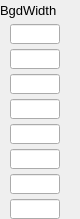
    <widget class="PyDMFrame" name="composite_4">
      <property name="geometry">
        <rect>
          <x>526</x>
          <y>60</y>
          <width>80</width>
          <height>219</height>
        </rect>
      </property>
      <widget class="QLabel" name="text_14">
        <property name="geometry">
          <rect>
            <x>0</x>
            <y>0</y>
            <width>80</width>
            <height>20</height>
          </rect>
        </property>
        <property name="text">
          <string>BgdWidth</string>
        </property>
        <property name="font" stdset="0">
          <font>
            <pointsize>10</pointsize>
          </font>
        </property>
        <property name="brush" stdset="0">
          <brush brushstyle="SolidPattern">
            <color alpha="255">
              <red>0</red>
              <green>0</green>
              <blue>0</blue>
            </color>
          </brush>
        </property>
        <property name="toolTip">
          <string>text_14</string>
        </property>
        <property name="alignment">
          <set>Qt::AlignLeading|Qt::AlignLeft|Qt::AlignVCenter</set>
        </property>
        <property name="styleSheet">
          <string notr="true">QLabel#text_14 {
  color: rgb(0, 0, 0);
  }</string>
        </property>
      </widget>
      <widget class="PyDMLineEdit" name="text_entry">
        <property name="geometry">
          <rect>
            <x>10</x>
            <y>24</y>
            <width>50</width>
            <height>20</height>
          </rect>
        </property>
        <property name="channel" stdset="0">
          <string>ca://${prefix}${ROI1}BgdWidth</string>
        </property>
        <property name="toolTip">
          <string>${prefix}${ROI1}BgdWidth</string>
        </property>
        <property name="font" stdset="0">
          <font>
            <pointsize>10</pointsize>
          </font>
        </property>
        <property name="styleSheet">
          <string notr="true">PyDMLineEdit#text_entry {
  color: rgb(0, 0, 0);
  background-color: rgb(115, 223, 255);
  border: 1px solid black;
  margin: 0px;
  padding: 0px;
  spacing: 0px;
  }</string>
        </property>
      </widget>
      <widget class="PyDMLineEdit" name="text_entry_1">
        <property name="geometry">
          <rect>
            <x>10</x>
            <y>49</y>
            <width>50</width>
            <height>20</height>
          </rect>
        </property>
        <property name="channel" stdset="0">
          <string>ca://${prefix}${ROI2}BgdWidth</string>
        </property>
        <property name="toolTip">
          <string>${prefix}${ROI2}BgdWidth</string>
        </property>
        <property name="font" stdset="0">
          <font>
            <pointsize>10</pointsize>
          </font>
        </property>
        <property name="styleSheet">
          <string notr="true">PyDMLineEdit#text_entry_1 {
  color: rgb(0, 0, 0);
  background-color: rgb(115, 223, 255);
  border: 1px solid black;
  margin: 0px;
  padding: 0px;
  spacing: 0px;
  }</string>
        </property>
      </widget>
      <widget class="PyDMLineEdit" name="text_entry_2">
        <property name="geometry">
          <rect>
            <x>10</x>
            <y>74</y>
            <width>50</width>
            <height>20</height>
          </rect>
        </property>
        <property name="channel" stdset="0">
          <string>ca://${prefix}${ROI3}BgdWidth</string>
        </property>
        <property name="toolTip">
          <string>${prefix}${ROI3}BgdWidth</string>
        </property>
        <property name="font" stdset="0">
          <font>
            <pointsize>10</pointsize>
          </font>
        </property>
        <property name="styleSheet">
          <string notr="true">PyDMLineEdit#text_entry_2 {
  color: rgb(0, 0, 0);
  background-color: rgb(115, 223, 255);
  border: 1px solid black;
  margin: 0px;
  padding: 0px;
  spacing: 0px;
  }</string>
        </property>
      </widget>
      <widget class="PyDMLineEdit" name="text_entry_3">
        <property name="geometry">
          <rect>
            <x>10</x>
            <y>99</y>
            <width>50</width>
            <height>20</height>
          </rect>
        </property>
        <property name="channel" stdset="0">
          <string>ca://${prefix}${ROI4}BgdWidth</string>
        </property>
        <property name="toolTip">
          <string>${prefix}${ROI4}BgdWidth</string>
        </property>
        <property name="font" stdset="0">
          <font>
            <pointsize>10</pointsize>
          </font>
        </property>
        <property name="styleSheet">
          <string notr="true">PyDMLineEdit#text_entry_3 {
  color: rgb(0, 0, 0);
  background-color: rgb(115, 223, 255);
  border: 1px solid black;
  margin: 0px;
  padding: 0px;
  spacing: 0px;
  }</string>
        </property>
      </widget>
      <widget class="PyDMLineEdit" name="text_entry_4">
        <property name="geometry">
          <rect>
            <x>10</x>
            <y>124</y>
            <width>50</width>
            <height>20</height>
          </rect>
        </property>
        <property name="channel" stdset="0">
          <string>ca://${prefix}${ROI5}BgdWidth</string>
        </property>
        <property name="toolTip">
          <string>${prefix}${ROI5}BgdWidth</string>
        </property>
        <property name="font" stdset="0">
          <font>
            <pointsize>10</pointsize>
          </font>
        </property>
        <property name="styleSheet">
          <string notr="true">PyDMLineEdit#text_entry_4 {
  color: rgb(0, 0, 0);
  background-color: rgb(115, 223, 255);
  border: 1px solid black;
  margin: 0px;
  padding: 0px;
  spacing: 0px;
  }</string>
        </property>
      </widget>
      <widget class="PyDMLineEdit" name="text_entry_5">
        <property name="geometry">
          <rect>
            <x>10</x>
            <y>149</y>
            <width>50</width>
            <height>20</height>
          </rect>
        </property>
        <property name="channel" stdset="0">
          <string>ca://${prefix}${ROI6}BgdWidth</string>
        </property>
        <property name="toolTip">
          <string>${prefix}${ROI6}BgdWidth</string>
        </property>
        <property name="font" stdset="0">
          <font>
            <pointsize>10</pointsize>
          </font>
        </property>
        <property name="styleSheet">
          <string notr="true">PyDMLineEdit#text_entry_5 {
  color: rgb(0, 0, 0);
  background-color: rgb(115, 223, 255);
  border: 1px solid black;
  margin: 0px;
  padding: 0px;
  spacing: 0px;
  }</string>
        </property>
      </widget>
      <widget class="PyDMLineEdit" name="text_entry_6">
        <property name="geometry">
          <rect>
            <x>10</x>
            <y>174</y>
            <width>50</width>
            <height>20</height>
          </rect>
        </property>
        <property name="channel" stdset="0">
          <string>ca://${prefix}${ROI7}BgdWidth</string>
        </property>
        <property name="toolTip">
          <string>${prefix}${ROI7}BgdWidth</string>
        </property>
        <property name="font" stdset="0">
          <font>
            <pointsize>10</pointsize>
          </font>
        </property>
        <property name="styleSheet">
          <string notr="true">PyDMLineEdit#text_entry_6 {
  color: rgb(0, 0, 0);
  background-color: rgb(115, 223, 255);
  border: 1px solid black;
  margin: 0px;
  padding: 0px;
  spacing: 0px;
  }</string>
        </property>
      </widget>
      <widget class="PyDMLineEdit" name="text_entry_7">
        <property name="geometry">
          <rect>
            <x>10</x>
            <y>199</y>
            <width>50</width>
            <height>20</height>
          </rect>
        </property>
        <property name="channel" stdset="0">
          <string>ca://${prefix}${ROI8}BgdWidth</string>
        </property>
        <property name="toolTip">
          <string>${prefix}${ROI8}BgdWidth</string>
        </property>
        <property name="font" stdset="0">
          <font>
            <pointsize>10</pointsize>
          </font>
        </property>
        <property name="styleSheet">
          <string notr="true">PyDMLineEdit#text_entry_7 {
  color: rgb(0, 0, 0);
  background-color: rgb(115, 223, 255);
  border: 1px solid black;
  margin: 0px;
  padding: 0px;
  spacing: 0px;
  }</string>
        </property>
      </widget>
    </widget>
